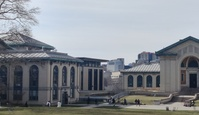
#> input picture hw2/data/pano_left_cmu.jpeg, 199 x 115 px, shrunk from 1245 x 720 before the run
$ python panaroma.py
#> lines starting #> are read from the running program, lines starting #| are printed output that depends on the picture
### hw2/python/matchPics.py
import numpy as np
import cv2
import skimage.color
import helper
from helper import briefMatch
from helper import computeBrief
from helper import corner_detection

# Q2.1.4

def matchPics(I1, I2, opts):
        """
        Match features across images

        Input
        -----
        I1, I2: Source images
        opts: Command line args

        Returns
        -------
        matches: List of indices of matched features across I1, I2 [p x 2]
        locs1, locs2: Pixel coordinates of matches [N x 2]
        """

        ratio = opts.ratio  #'ratio for BRIEF feature descriptor'
        sigma = opts.sigma  #'threshold for corner detection using FAST feature detector'

        # TODO: Convert Images to GrayScale
        real_image1 = I1 # just to keep a copy
        real_image2 = I2
        if (len(I1.shape)>=3):
            I1 = cv2.cvtColor(I1, cv2.COLOR_BGR2GRAY)
        if (len(I2.shape)>=3):
            I2 = cv2.cvtColor(I2, cv2.COLOR_BGR2GRAY)

        # TODO: Detect Features in Both Images
        locs1 = corner_detection(I1,sigma)
        locs2 = corner_detection(I2,sigma)

        # TODO: Obtain descriptors for the computed feature locations
        desc1, locs1 = computeBrief(I1,locs1)
        desc2, locs2 = computeBrief(I2,locs2)
        # TODO: Match features using the descriptors
        matches = briefMatch(desc1,desc2,ratio)
        #helper.plotMatches(I1,I2,matches,locs1,locs2)

        return matches, locs1, locs2

### hw2/python/helper.py
import numpy as np
import cv2
import scipy.io as sio
from matplotlib import pyplot as plt
import skimage.feature

PATCHWIDTH = 9

def briefMatch(desc1,desc2,ratio):

    matches = skimage.feature.match_descriptors(desc1,desc2,'hamming',cross_check=True,max_ratio=ratio)
    return matches

# [9 lines left out: function plotMatches, not called in this run]

def makeTestPattern(patchWidth, nbits):

    np.random.seed(0)
    compareX = patchWidth*patchWidth * np.random.random((nbits,1))
    compareX = np.floor(compareX).astype(int)
    np.random.seed(1)
    compareY = patchWidth*patchWidth * np.random.random((nbits,1))
    compareY = np.floor(compareY).astype(int)

    return (compareX, compareY)

def computePixel(img, idx1, idx2, width, center):

    halfWidth = width // 2
    col1 = idx1 % width - halfWidth
    row1 = idx1 // width - halfWidth
    col2 = idx2 % width - halfWidth
    row2 = idx2 // width - halfWidth
    return 1 if img[int(center[0]+row1)][int(center[1]+col1)] < img[int(center[0]+row2)][int(center[1]+col2)] else 0


def computeBrief(img, locs):

    patchWidth = 9
    nbits = 256
    compareX, compareY = makeTestPattern(patchWidth,nbits)
    m, n = img.shape

    halfWidth = patchWidth//2

    locs = np.array(list(filter(lambda x: halfWidth <= x[0] < m-halfWidth and halfWidth <= x[1] < n-halfWidth, locs)))
    desc = np.array([list(map(lambda x: computePixel(img, x[0], x[1], patchWidth, c), zip(compareX, compareY))) for c in locs])

    return desc, locs


def corner_detection(img, sigma):

    # fast method
    result_img = skimage.feature.corner_fast(img, n=PATCHWIDTH, threshold=sigma)
    locs = skimage.feature.corner_peaks(result_img, min_distance=1)
    return locs


# [31 lines left out: function loadVid, not called in this run]

### hw2/python/planarH.py
import numpy as np
import cv2
from displayMatch import displayMatched
from opts import get_opts
import matplotlib.pyplot as plt

def computeH(x1, x2):
    #Q2.2.1
    #Compute the homography between two sets of points

    r,c = np.shape(x1)
    A = []
    for i in range(r):
        r1 = [-x2[i,0] , -x2[i,1] , -1, 0, 0, 0, x1[i,0]*x2[i,0] , x1[i,0]*x2[i,1] , x1[i,0]]
        r2 = [ 0, 0, 0, -x2[i,0] , -x2[i,1] , -1, x1[i,1]*x2[i,0], x1[i,1]*x2[i,1]  , x1[i,1]]
        A.append(r1)
        A.append(r2)

    A = np.asarray(A)
    u, s, vh = np.linalg.svd(A, full_matrices=True)

    # take last row of V.T because s val lowest there.
    ev = vh[-1,:]/vh[-1,-1]  #### Dont forget to scale idiot
    H2to1 = np.reshape(ev,(3,3))

    ###    Checking -
    ###    z = np.asarray([-2,1,1]).reshape(-1,1)
    ###    print(H2to1, H2to1@z)

    return H2to1


def computeH_norm(x1, x2):
    #Q2.2.2
    #Compute the centroid of the points
    r,c = np.shape(x1)

    #print(x1,x2)

    cx1 = np.mean(x1,axis=0) # 2 values - x_mean and y_mean
    cx2 = np.mean(x2,axis=0)

    #Shift the origin of the points to the centroid
    x1_dash = x1-cx1
    x2_dash = x2-cx2

    #Normalize the points so that the largest distance from the origin is equal to sqrt(2)
    dist_x1 = np.max(np.linalg.norm(x1_dash, axis = 1)) #to find max distance
    dist_x2 = np.max(np.linalg.norm(x2_dash, axis = 1))

    # Scaling Factor
    sf_x1 = np.sqrt(2)/dist_x1
    sf_x2 = np.sqrt(2)/dist_x2
    x1_dash = x1_dash*sf_x1
    x2_dash = x2_dash*sf_x2

    #Similarity transform 1
    T1 = np.asarray([[sf_x1, 0, -sf_x1*cx1[0]], [0, sf_x1, -sf_x1*cx1[1]], [0,0,1]])
    x1 = np.hstack((x1,np.ones(r).reshape(-1,1)))

    #Similarity transform 2
    T2 = np.asarray([[sf_x2, 0, -sf_x2*cx2[0]], [0, sf_x2, -sf_x2*cx2[1]], [0,0,1]])
    x2 = np.hstack((x2,np.ones(r).reshape(-1,1)))

    #Compute homography
    H2to1 = computeH(x1_dash,x2_dash)
    H2to1 = np.linalg.inv(T1) @ H2to1 @ T2

    ### Checking
    ### print(H2to1)
    ### z = np.asarray([-1,1,1]).reshape(-1,1)
    ### print(H2to1@z)

    return H2to1


def computeH_ransac(locs1, locs2, opts):
    #Q2.2.3
    #Compute the best fitting homography given a list of matching points

    max_iters = opts.max_iters  # the number of iterations to run RANSAC for
    inlier_tol = opts.inlier_tol # the tolerance value for considering a point to be an inlier

    inliers = []
    in_co = 0
    bestH2to1 = None
    for i in range(max_iters): # max_iters
        idx = np.arange(0,len(locs1))
        np.random.shuffle(idx)
        ptsel = idx[0:4]
        H2to1 = computeH_norm(locs1[ptsel], locs2[ptsel])
        locs2_dash = np.hstack((locs2,np.ones(len(locs2)).reshape(-1,1))) #homogenous form
        locs1_est = (H2to1@locs2_dash.T)[0:2,:] #column vector of estimate found
        dist = np.linalg.norm(locs1.T-locs1_est, axis = 0)
        inlier = (dist<inlier_tol).astype(int)
        inlier_count = np.sum(inlier) #total number of inlier
        if inlier_count>in_co :
            inliers = inlier
            bestH2to1 = H2to1
            in_co = inlier_count

    if len(inliers) > 1 :
        index_good_pts = [i for i,j in enumerate(inliers) if j==1]
        if (len(index_good_pts)>=4): # recalculate for better values as suggested in class
            bestH2to1 = computeH_norm(locs1[index_good_pts], locs2[index_good_pts])
    else:
        bestH2to1 = np.eye(3)

    return bestH2to1, inliers


# [30 lines left out: function compositeH, not called in this run]


### for checking purposes
'''
x1 = np.asarray([[1,1],[1,3],[3,3],[3,1]])
x2 = (x1-4)
opts=get_opts()
m = computeH_norm(x1,x2)
print(m)
'''
'''
x1 = np.asarray([[1,1],[1,3],[3,3],[3,1]])
x2 = np.asarray([[1.366,0.366],[2.366,2.098],[4.098,1.098],[3.098,-0.634]])

m = computeH_norm(x2,x1)
print(m)

print(np.cos(np.pi/6))
'''

"""
if __name__ == "__main__":

    opts = get_opts()
    image1 = cv2.imread('../data/cv_cover.jpg')
    image2 = cv2.imread('../data/cv_desk.png')

    matches, locs1, locs2 = displayMatched(opts, image1, image2)
    locs1 = locs1[matches[:,0]]
    locs2 = locs2[matches[:,1]]
    computeH_ransac(locs1, locs2, opts)
"""

### hw2/python/opts.py
'''
Hyperparameters wrapped in argparse
This file contains most of tuanable parameters for this homework


You can change the values by changing their default fields or by command-line
arguments. For example, "python q2_1_4.py --sigma 0.15 --ratio 0.7"
'''

import argparse

def get_opts():
    parser = argparse.ArgumentParser(description='16-720 HW2: Homography')

    ## Feature detection (requires tuning)
    parser.add_argument('--sigma', type=float, default=0.15,
                        help='threshold for corner detection using FAST feature detector')
    parser.add_argument('--ratio', type=float, default=0.8,
                        help='ratio for BRIEF feature descriptor')

    ## Ransac (requires tuning)
    parser.add_argument('--max_iters', type=int, default=1000,
                        help='the number of iterations to run RANSAC for')
    parser.add_argument('--inlier_tol', type=float, default=2,
                        help='the tolerance value for considering a point to be an inlier')

    ## Additional options (add your own hyperparameters here)

    ##
    opts = parser.parse_args()

    return opts

### hw2/python/panaroma.py
import numpy as np
import cv2
import matplotlib.pyplot as plt
from planarH import computeH_ransac
from planarH import compositeH
from opts import get_opts
from matchPics import matchPics
from helper import plotMatches

# Import necessary functions

# Q4
opts = get_opts()

pl = cv2.imread('../data/pano_left_cmu.jpeg')
#> pl is the input picture: shape (115, 199, 3); mean B, G, R 144.5, 138.7, 134.2
pr = cv2.imread('../data/pano_right_cmu.jpeg')
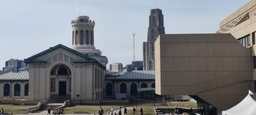
#> input picture hw2/data/pano_right_cmu.jpeg, 256 x 115 px, shrunk from 1600 x 720 before the run
#> pr is the input picture: shape (115, 256, 3); mean B, G, R 130.5, 126.4, 124.2

matches, locs1, locs2 = matchPics(pl, pr, opts)
#> in matchPics, `I1 = cv2.cvtColor(I1, cv2.COLOR_BGR2GRAY)`:
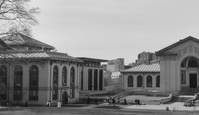
#> I1: shape (115, 199); min 8, max 236, mean 138
#> in matchPics, `I2 = cv2.cvtColor(I2, cv2.COLOR_BGR2GRAY)`:
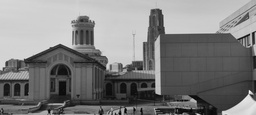
#> I2: shape (115, 256); min 0, max 253, mean 126.2
#> in corner_detection, `result_img = skimage.feature.corner_fast(img, n=PATCHWIDTH, threshold=..`:
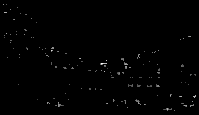
#> result_img: shape (115, 199) float64; min 0, max 8.47, mean 0.0556; drawn with min black and max white
#> in corner_detection, `locs = skimage.feature.corner_peaks(result_img, min_distance=1)`: locs = 139 pairs, first value 4 to 110, second value 3 to 195
#> in matchPics, `locs1 = corner_detection(I1,sigma)`: locs1 has the same summary as locs in corner_detection
#> call 2 of corner_detection, with sigma = 0.15
#> in corner_detection (call 2), `result_img = skimage.feature.corner_fast(img, n=PATCHWIDTH, threshold=..`:
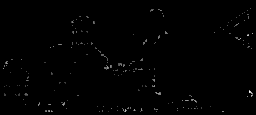
#> result_img: shape (115, 256) float64; min 0, max 10.77, mean 0.0663; drawn with min black and max white
#> in corner_detection (call 2), `locs = skimage.feature.corner_peaks(result_img, min_distance=1)`: locs = 184 pairs, first value 8 to 111, second value 3 to 252
#> in matchPics, `locs2 = corner_detection(I2,sigma)`: locs2 has the same summary as locs in corner_detection
#> in computeBrief, `locs = np.array(list(filter(lambda x: halfWidth <= x[0] < m-halfWidth ..`: locs = 137 pairs, first value 4 to 110, second value 4 to 194
#> in matchPics, `desc1, locs1 = computeBrief(I1,locs1)`: locs1 has the same summary as locs in computeBrief
#> in matchPics, `desc2, locs2 = computeBrief(I2,locs2)`: locs2 = 174 pairs, first value 8 to 110, second value 4 to 251
#> in briefMatch, `matches = skimage.feature.match_descriptors(desc1,desc2,'hamming',cros..`: matches = 24 rows, first 8: [6, 5], [8, 16], [9, 19], [11, 82], [13, 56], [15, 37], [19, 92], [22, 11]
#> locs1 has the same summary as locs in computeBrief
locs1 = locs1[matches[:,0]]
#> locs1 = 24 rows, first 8: [97, 194], [95, 170], [96, 180], [64, 125], [105, 184], [54, 139], [36, 189], [56, 138]
locs1 = locs1[:,[1,0]]
#> locs1 = 24 rows, first 8: [194, 97], [170, 95], [180, 96], [125, 64], [184, 105], [139, 54], [189, 36], [138, 56]
locs2 = locs2[matches[:,1]]
#> locs2 = 24 rows, first 8: [104, 63], [103, 39], [104, 49], [48, 96], [69, 138], [10, 152], [59, 11], [63, 6]
locs2 = locs2[:,[1,0]]
#> locs2 = 24 rows, first 8: [63, 104], [39, 103], [49, 104], [96, 48], [138, 69], [152, 10], [11, 59], [6, 63]

bestH2to1, inliers = computeH_ransac(locs1, locs2, opts) ## right se left kaise jaye
#> the loop in computeH_ransac, `for i in range(max_iters):` made 1000 passes
#> (ptsel, cx1 in computeH_norm, cx2 in computeH_norm, x1_dash in computeH_norm, dist_x1 in computeH_norm, dist_x2 in computeH_norm, sf_x1 in computeH_norm, sf_x2 in computeH_norm) on passes 5, 19: ([1, 10, 7, 14], [168, 63.75], [37.25, 71.25], [[2, 31.25], [15, -25.75], [-30, -7.75], [13, 2.25]], 31.31, 32.32, 0.0452, 0.0438), ([16, 14, 13, 2], [162.8, 75], [31.25, 82.75], [[-24.75, 11], [18.25, -9], [-10.75, -23], [17.25, 21]], 27.18, 29.88, 0.052, 0.0473)
#> (ptsel, cx1 in computeH_norm, cx2 in computeH_norm, dist_x1 in computeH_norm, dist_x2 in computeH_norm, sf_x1 in computeH_norm, sf_x2 in computeH_norm, T1 in computeH_norm) on passes 1, 2, 3, 21, 23: ([12, 14, 17, 11], [98.25, 53.25], [138.2, 70.5], 83.73, 87.29, 0.0169, 0.0162, [[0.0169, 0, -1.66], [0, 0.0169, -0.899], [0, 0, 1]]), ([15, 19, 2, 1], [164.5, 84.25], [61.5, 87.75], 19.45, 84.54, 0.0727, 0.0167, [[0.0727, 0, -11.96], [0, 0.0727, -6.13], [0, 0, 1]]), ([21, 13, 19, 12], [143.2, 66.25], [53.75, 59.5], 23.4, 115.8, 0.0604, 0.0122, [[0.0604, 0, -8.66], [0, 0.0604, -4], [0, 0, 1]]), ([8, 12, 9, 19], [114.2, 73.75], [129.2, 67.5], 69.81, 113.6, 0.0203, 0.0124, [[0.0203, 0, -2.31], [0, 0.0203, -1.49], [0, 0, 1]]), ([6, 0, 4, 1], [184.2, 83.25], [62.75, 83.75], 47.49, 76.68, 0.0298, 0.0184, [[0.0298, 0, -5.49], [0, 0.0298, -2.48], [0, 0, 1]])

r,c = int(2*pl.shape[1]),int(1.5*pl.shape[0])

dst1 = cv2.warpPerspective(pr, bestH2to1, (r,c))
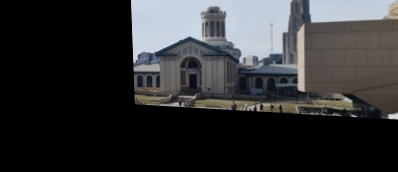
#> dst1: shape (172, 398, 3); mean B, G, R 51.9, 50.4, 49.8
dst1[0:pl.shape[0],0:pl.shape[1]]=pl
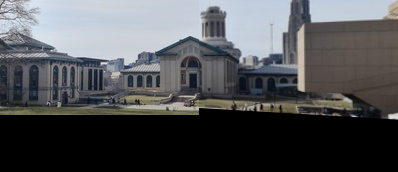
#> dst1: shape (172, 398, 3); mean B, G, R 85.1, 82.5, 81
cv2.imwrite('../data/output_cmu.jpg',dst1)
plt.imshow(dst1[:,:,::-1])
